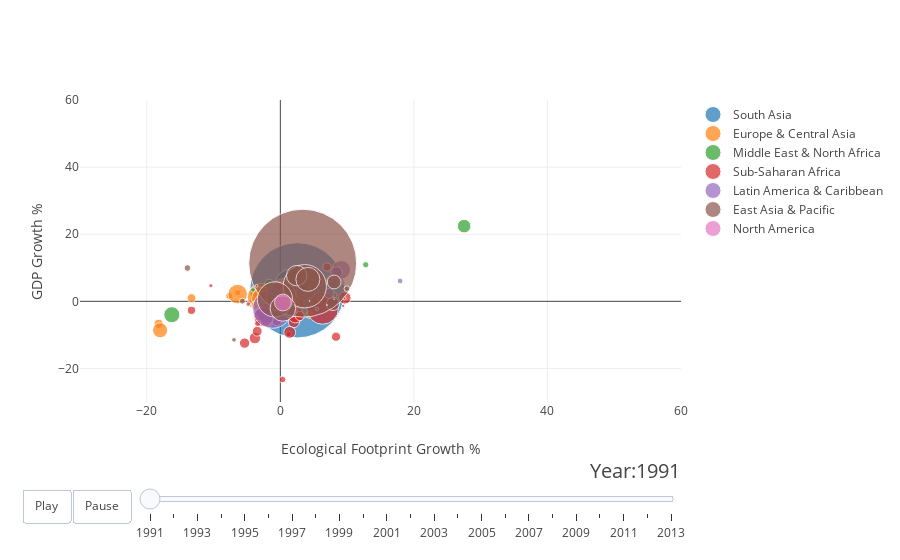

The cell this chart's notebook holds for it:
### Code cell
# make frames
for year in years:
    frame = {'data': [], 'name': str(year)}
    for region in regions:
        dataset_by_year = gdp_pop_ef_region_nonan[gdp_pop_ef_region_nonan['year'] == int(year)]
        dataset_by_year_and_cont = dataset_by_year[gdp_pop_ef_region_nonan['Region'] == region]

        data_dict = {
            'x': list(dataset_by_year_and_cont['EF_Growth%']),
            'y': list(dataset_by_year_and_cont['GDP_Growth%']),
            'mode': 'markers',
            'text': list(dataset_by_year_and_cont['Country Name']),
            'marker': {
                'sizemode': 'area',
                'sizeref': 200000,
                'size': list(dataset_by_year_and_cont['Population'])
            },
            'name': region
        }
        frame['data'].append(data_dict)

    figure['frames'].append(frame)
    slider_step = {'args': [
        [year],
        {'frame': {'duration': 300, 'redraw': False},
         'mode': 'immediate',
       'transition': {'duration': 300}}
     ],
     'label': year,
     'method': 'animate'}
    sliders_dict['steps'].append(slider_step)

    
figure['layout']['sliders'] = [sliders_dict]

iplot(figure)

### Figure 1 — Plotly figure (JSON) as saved in the notebook; plotly's stock layout.template omitted (floating-point values rounded to 4 significant figures)
{"data": [{"marker": {"size": [111221938, 531525, 906021106, 19773772, 113747135, 17524000], "sizemode": "area", "sizeref": 200000}, "mode": "markers", "name": "South Asia", "text": ["Bangladesh", "Bhutan", "India", "Nepal", "Pakistan", "Sri Lanka"], "x": [2.096, 5.602, 2.547, -2.979, 1.662, 4.638], "y": [2.986, 5.423, 3.28, 1.306, 4.625, 3.117]}, {"marker": {"size": [3247039, 7840709, 10045158, 8540164, 800609, 5171370, 5041992, 58851216, 80624598, 10399061, 10369341, 3558430, 56797087, 392175, 15184166, 4286401, 38363667, 9952494, 22794284, 39157685, 8668067, 6875364, 55748875, 57580402], "sizemode": "area", "sizeref": 200000}, "mode": "markers", "name": "Europe & Central Asia", "text": ["Albania", "Austria", "Belgium", "Bulgaria", "Cyprus", "Denmark", "Finland", "France", "Germany", "Greece", "Hungary", "Ireland", "Italy", "Luxembourg", "Netherlands", "Norway", "Poland", "Portugal", "Romania", "Spain", "Sweden", "Switzerland", "Turkey", "United Kingdom"], "x": [-1.84, -13.3, -0.8281, -18.22, 7.06, -7.651, 4.299, -2.232, -2.829, -1.516, -37.89, -6.354, -2.516, 0.7306, 4.68, -1.228, -6.391, 2.501, -18.0, 2.282, -0.6656, -3.745, 0.41, 0.9903], "y": [-7.107, 0.9667, 1.107, -6.691, 6.128, 1.595, -4.022, 1.084, 1.139, -0.06634, -3.121, 2.573, 0.76, 0.4738, 0.9313, 2.892, 2.154, 1.155, -8.624, 0.4342, -1.767, -1.153, 3.217, 0.1028]}, {"marker": {"size": [27181094, 615054, 18458187, 5123000, 3968198, 2821862, 25791494, 1983277, 8603225], "sizemode": "area", "sizeref": 200000}, "mode": "markers", "name": "Middle East & North Africa", "text": ["Algeria", "Djibouti", "Iraq", "Israel", "Jordan", "Lebanon", "Morocco", "Oman", "Tunisia"], "x": [-0.6417, -4.429, 27.53, 3.733, 12.79, 8.082, -16.25, -4.092, -1.667], "y": [-0.5504, -1.371, 22.41, 3.938, 10.91, 1.893, -3.989, 3.401, 5.196]}, {"marker": {"size": [12968345, 5331803, 1455833, 9297113, 5661139, 359090, 12408931, 3095807, 6349089, 436448, 15463854, 6758838, 1062800, 24963953, 1667121, 2022729, 12301336, 9729717, 8868263, 2141445, 1084441, 14071231, 8549424, 100221563, 6701851, 8029725, 4331332, 38646788, 906034, 3973327, 18652889, 8452275, 10682868], "sizemode": "area", "sizeref": 200000}, "mode": "markers", "name": "Sub-Saharan Africa", "text": ["Angola", "Benin", "Botswana", "Burkina Faso", "Burundi", "Cabo Verde", "Cameroon", "Central African Republic", "Chad", "Comoros", "Ghana", "Guinea", "Guinea-Bissau", "Kenya", "Lesotho", "Liberia", "Madagascar", "Malawi", "Mali", "Mauritania", "Mauritius", "Mozambique", "Niger", "Nigeria", "Rwanda", "Senegal", "Sierra Leone", "South Africa", "Swaziland", "Togo", "Uganda", "Zambia", "Zimbabwe"], "x": [-3.815, 1.099, 0.5451, 2.563, -0.3472, 7.77, 2.026, 1.248, -0.263, 7.044, 9.664, -13.31, 9.424, 2.284, -10.41, 8.023, 0.2524, -3.463, -0.5394, -4.807, 1.62, 1.405, 8.34, 6.334, 6.987, -2.139, 0.3287, -2.505, 9.587, -3.383, 3.269, 2.926, -5.353], "y": [-10.96, -0.5658, 0.1526, -2.491, -1.127, 7.501, -6.179, -9.743, 4.413, 5.127, 1.018, -2.674, -1.358, -4.076, 4.639, -51.24, -1.795, -8.905, -5.902, -0.808, 4.871, -9.241, -10.55, -2.11, 10.23, -1.817, -23.31, -4.636, 0.8927, -6.588, 0.0227, -4.386, -12.43]}, {"marker": {"size": [33655151, 262184, 7131707, 154564278, 13671033, 35558682, 3257466, 70970, 7468551, 10705667, 5400331, 97198, 9708544, 748134, 5247836, 2465362, 88828310, 4331277, 2576018, 4432736, 22737056, 1237487, 3154855], "sizemode": "area", "sizeref": 200000}, "mode": "markers", "name": "Latin America & Caribbean", "text": ["Argentina", "Barbados", "Bolivia", "Brazil", "Chile", "Colombia", "Costa Rica", "Dominica", "Dominican Republic", "Ecuador", "El Salvador", "Grenada", "Guatemala", "Guyana", "Honduras", "Jamaica", "Mexico", "Nicaragua", "Panama", "Paraguay", "Peru", "Trinidad and Tobago", "Uruguay"], "x": [9.136, -32.39, 4.146, -1.198, 8.41, 3.765, 17.94, -8.799, 4.958, -0.2829, 5.875, 7.578, 7.317, 5.237, -0.7282, 5.986, 0.1203, -0.7811, 9.015, 2.347, 1.406, 5.484, 7.455], "y": [9.426, -6.413, -0.3384, -2.18, 8.616, 3.041, 6.063, 1.829, 7.748, -0.22, 5.728, -1.636, 2.349, 6.784, 2.579, 1.048, 1.555, -1.837, 5.645, -0.8184, -2.592, -2.301, 6.674]}, {"marker": {"size": [17495000, 1164970000, 744531, 187766086, 124229000, 19012724, 2243502, 41711465, 3531700, 4535520, 65075486, 165570, 3230698, 57837878, 95496], "sizemode": "area", "sizeref": 200000}, "mode": "markers", "name": "East Asia & Pacific", "text": ["Australia", "China", "Fiji", "Indonesia", "Japan", "Malaysia", "Mongolia", "Myanmar", "New Zealand", "Papua New Guinea", "Philippines", "Samoa", "Singapore", "Thailand", "Tonga"], "x": [7.893, 3.349, -3.551, 3.657, -0.8082, 8.06, -6.94, 2.45, -5.675, -13.91, 0.3783, 6.973, 9.965, 4.125, 4.371], "y": [-0.7809, 11.37, 4.589, 4.499, 0.5658, 5.765, -11.47, 7.656, 0.06177, 9.93, -2.123, -1.113, 3.771, 6.542, 0.0808]}, {"marker": {"size": [58595, 28519597], "sizemode": "area", "sizeref": 200000}, "mode": "markers", "name": "North America", "text": ["Bermuda", "Canada"], "x": [8.036, 0.3884], "y": [0.6624, -0.3489]}], "layout": {"hovermode": "closest", "sliders": [{"active": 0, "currentvalue": {"font": {"size": 20}, "prefix": "Year:", "visible": true, "xanchor": "right"}, "len": 0.9, "pad": {"b": 10, "t": 50}, "steps": [{"args": [[1991], {"frame": {"duration": 300, "redraw": false}, "mode": "immediate", "transition": {"duration": 300}}], "label": 1991, "method": "animate"}, {"args": [[1992], {"frame": {"duration": 300, "redraw": false}, "mode": "immediate", "transition": {"duration": 300}}], "label": 1992, "method": "animate"}, {"args": [[1993], {"frame": {"duration": 300, "redraw": false}, "mode": "immediate", "transition": {"duration": 300}}], "label": 1993, "method": "animate"}, {"args": [[1994], {"frame": {"duration": 300, "redraw": false}, "mode": "immediate", "transition": {"duration": 300}}], "label": 1994, "method": "animate"}, {"args": [[1995], {"frame": {"duration": 300, "redraw": false}, "mode": "immediate", "transition": {"duration": 300}}], "label": 1995, "method": "animate"}, {"args": [[1996], {"frame": {"duration": 300, "redraw": false}, "mode": "immediate", "transition": {"duration": 300}}], "label": 1996, "method": "animate"}, {"args": [[1997], {"frame": {"duration": 300, "redraw": false}, "mode": "immediate", "transition": {"duration": 300}}], "label": 1997, "method": "animate"}, {"args": [[1998], {"frame": {"duration": 300, "redraw": false}, "mode": "immediate", "transition": {"duration": 300}}], "label": 1998, "method": "animate"}, {"args": [[1999], {"frame": {"duration": 300, "redraw": false}, "mode": "immediate", "transition": {"duration": 300}}], "label": 1999, "method": "animate"}, {"args": [[2000], {"frame": {"duration": 300, "redraw": false}, "mode": "immediate", "transition": {"duration": 300}}], "label": 2000, "method": "animate"}, {"args": [[2001], {"frame": {"duration": 300, "redraw": false}, "mode": "immediate", "transition": {"duration": 300}}], "label": 2001, "method": "animate"}, {"args": [[2002], {"frame": {"duration": 300, "redraw": false}, "mode": "immediate", "transition": {"duration": 300}}], "label": 2002, "method": "animate"}, {"args": [[2003], {"frame": {"duration": 300, "redraw": false}, "mode": "immediate", "transition": {"duration": 300}}], "label": 2003, "method": "animate"}, {"args": [[2004], {"frame": {"duration": 300, "redraw": false}, "mode": "immediate", "transition": {"duration": 300}}], "label": 2004, "method": "animate"}, {"args": [[2005], {"frame": {"duration": 300, "redraw": false}, "mode": "immediate", "transition": {"duration": 300}}], "label": 2005, "method": "animate"}, {"args": [[2006], {"frame": {"duration": 300, "redraw": false}, "mode": "immediate", "transition": {"duration": 300}}], "label": 2006, "method": "animate"}, {"args": [[2007], {"frame": {"duration": 300, "redraw": false}, "mode": "immediate", "transition": {"duration": 300}}], "label": 2007, "method": "animate"}, {"args": [[2008], {"frame": {"duration": 300, "redraw": false}, "mode": "immediate", "transition": {"duration": 300}}], "label": 2008, "method": "animate"}, {"args": [[2009], {"frame": {"duration": 300, "redraw": false}, "mode": "immediate", "transition": {"duration": 300}}], "label": 2009, "method": "animate"}, {"args": [[2010], {"frame": {"duration": 300, "redraw": false}, "mode": "immediate", "transition": {"duration": 300}}], "label": 2010, "method": "animate"}, {"args": [[2011], {"frame": {"duration": 300, "redraw": false}, "mode": "immediate", "transition": {"duration": 300}}], "label": 2011, "method": "animate"}, {"args": [[2012], {"frame": {"duration": 300, "redraw": false}, "mode": "immediate", "transition": {"duration": 300}}], "label": 2012, "method": "animate"}, {"args": [[2013], {"frame": {"duration": 300, "redraw": false}, "mode": "immediate", "transition": {"duration": 300}}], "label": 2013, "method": "animate"}], "transition": {"duration": 300, "easing": "cubic-in-out"}, "x": 0.1, "xanchor": "left", "y": 0, "yanchor": "top"}], "updatemenus": [{"buttons": [{"args": [null, {"frame": {"duration": 500, "redraw": false}, "fromcurrent": true, "transition": {"duration": 300, "easing": "quadratic-in-out"}}], "label": "Play", "method": "animate"}, {"args": [[null], {"frame": {"duration": 0, "redraw": false}, "mode": "immediate", "transition": {"duration": 0}}], "label": "Pause", "method": "animate"}], "direction": "left", "pad": {"r": 10, "t": 87}, "showactive": false, "type": "buttons", "x": 0.1, "xanchor": "right", "y": 0, "yanchor": "top"}], "xaxis": {"range": [-30, 60], "title": "Ecological Footprint Growth %"}, "yaxis": {"range": [-30, 60], "title": "GDP Growth %"}}}
